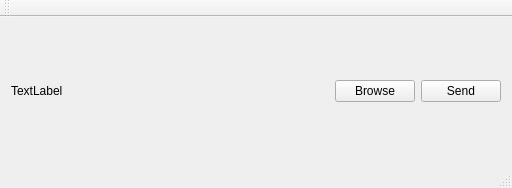
<?xml version="1.0" encoding="UTF-8"?>
<ui version="4.0">
 <class>MainWindow</class>
 <widget class="QMainWindow" name="MainWindow">
  <property name="geometry">
   <rect>
    <x>0</x>
    <y>0</y>
    <width>512</width>
    <height>188</height>
   </rect>
  </property>
  <property name="windowTitle">
   <string>MainWindow</string>
  </property>
  <widget class="QWidget" name="centralWidget">
   <layout class="QGridLayout" name="gridLayout">
    <item row="0" column="0">
     <layout class="QHBoxLayout" name="horizontalLayout">
      <item>
       <widget class="QLabel" name="path">
        <property name="sizePolicy">
         <sizepolicy hsizetype="Ignored" vsizetype="Preferred">
          <horstretch>0</horstretch>
          <verstretch>0</verstretch>
         </sizepolicy>
        </property>
        <property name="text">
         <string>TextLabel</string>
        </property>
       </widget>
      </item>
      <item>
       <widget class="QPushButton" name="browse">
        <property name="sizePolicy">
         <sizepolicy hsizetype="Fixed" vsizetype="Fixed">
          <horstretch>0</horstretch>
          <verstretch>0</verstretch>
         </sizepolicy>
        </property>
        <property name="text">
         <string>Browse</string>
        </property>
       </widget>
      </item>
      <item>
       <widget class="QPushButton" name="send">
        <property name="sizePolicy">
         <sizepolicy hsizetype="Fixed" vsizetype="Fixed">
          <horstretch>0</horstretch>
          <verstretch>0</verstretch>
         </sizepolicy>
        </property>
        <property name="text">
         <string>Send</string>
        </property>
       </widget>
      </item>
     </layout>
    </item>
   </layout>
  </widget>
  <widget class="QToolBar" name="mainToolBar">
   <attribute name="toolBarArea">
    <enum>TopToolBarArea</enum>
   </attribute>
   <attribute name="toolBarBreak">
    <bool>false</bool>
   </attribute>
  </widget>
  <widget class="QStatusBar" name="statusBar"/>
 </widget>
 <layoutdefault spacing="6" margin="11"/>
 <resources/>
 <connections/>
</ui>
